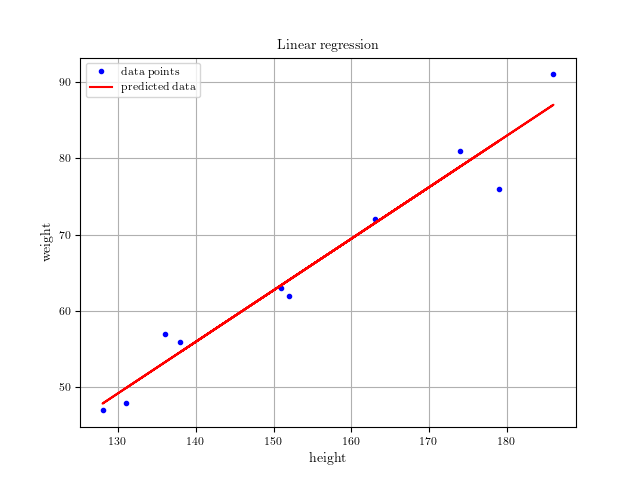

Generate this figure with Python:
#!/usr/bin/env python
# File: linreg.py
# Name: D.Saravanan
# Date: 16/11/2020

""" Script to implement linear regression """

import numpy as np
import matplotlib.pyplot as plt

plt.rcParams["pgf.texsystem"] = "pdflatex"
plt.rcParams.update(
    {
        "font.family": "serif",
        "font.size": 8,
        "axes.labelsize": 10,
        "axes.titlesize": 10,
        "figure.titlesize": 10,
    }
)
plt.rcParams["text.usetex"] = True


def slope(x: np.ndarray, y: np.ndarray, n: int) -> float:
    """Compute the slope

    Args:
        x: independet variable
        y: dependent variable
        n: number of variables
    """
    return sum((x - np.mean(x)) * (y - np.mean(y))) / sum((x - np.mean(x)) ** 2)


def intercept(x: np.ndarray, y: np.ndarray, m: float) -> float:
    """Compute the intercept

    Args:
        x: independent variable
        y: dependent variable
        m: gradient value
    """
    return np.mean(y) - m * np.mean(x)


height = np.array([151, 174, 138, 186, 128, 136, 179, 163, 152, 131])
weight = np.array([63, 81, 56, 91, 47, 57, 76, 72, 62, 48])

n = len(height)
m = slope(height, weight, n)
c = intercept(height, weight, m)

# predicted weight with values m and c
predicted_y = np.array([m * x + c for x in height])
residuals = [x1 - x2 for (x1, x2) in zip(predicted_y, weight)]
print(sum(residuals))


def rmse(p: np.ndarray, y: np.ndarray, n: int) -> float:
    """Error estimation (Root Mean Squared Error)

    Args:
        p: predicted dependent variable
        y: dependent variable
        n: number of variables
    """
    return np.sqrt(sum((p - y) ** 2) / n)


err = rmse(predicted_y, weight, n)
print(err)

fig, ax = plt.subplots()
ax.plot(height, weight, "b.", label="data points")
ax.plot(height, predicted_y, "r-", label="predicted data")
ax.set(xlabel="height", ylabel="weight")
ax.set_title("Linear regression")
ax.grid(True)
ax.legend()
plt.savefig("linreg.png")
